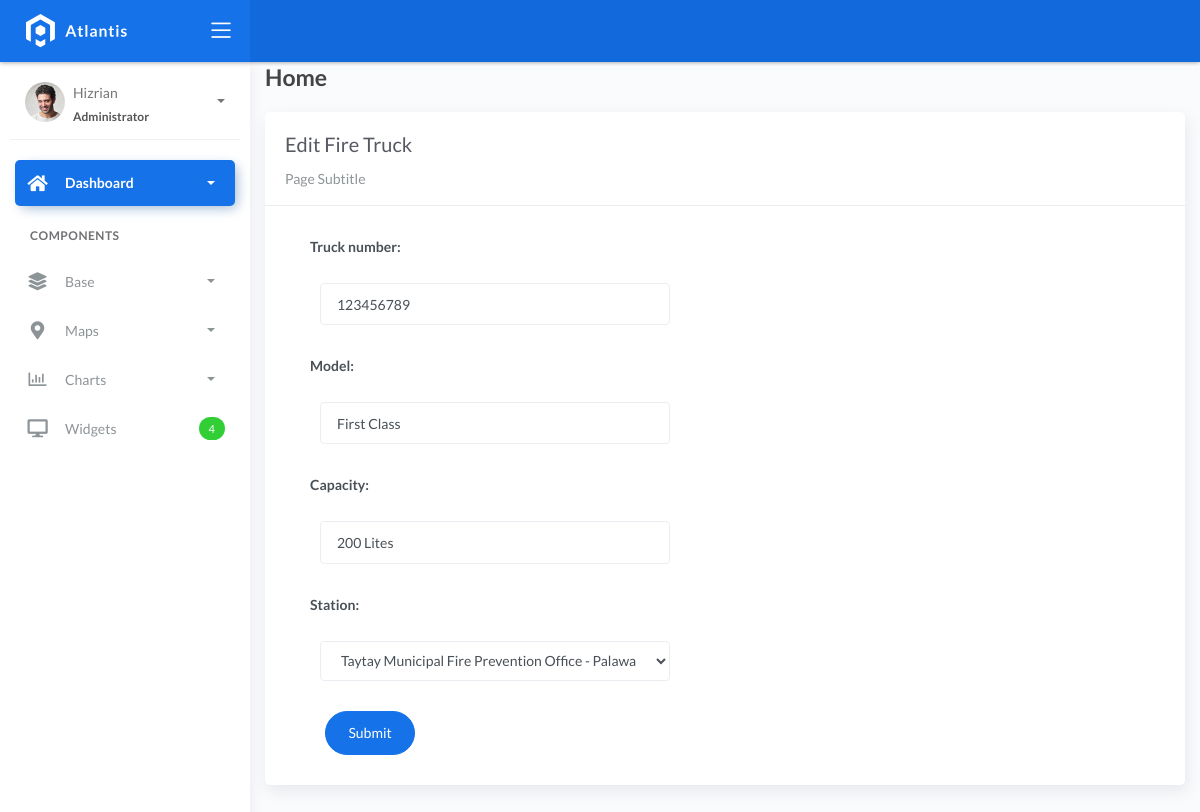
The app's page /firetruck_list/1 with its own data.
### fire/models.py (models this page shows)
class BaseModel(models.Model):
    created_at = models.DateTimeField(auto_now_add=True, db_index=True)
    updated_at = models.DateTimeField(auto_now=True)
    class Meta:
        abstract = True

class FireTruck(BaseModel):
    truck_number = models.CharField(max_length=150)
    model = models.CharField(max_length=150)
    capacity = models.CharField(max_length=150)  # water
    station = models.ForeignKey(FireStation, on_delete=models.CASCADE)

### fire/views.py (the view)
# urls.py: path('firetruck_list/<pk>', FireTruckUpdateView.as_view(), name='firetruck-update'),
class FireTruckUpdateView(UpdateView):
    model = FireTruck
    form_class = FireTruckForm
    template_name = "firetruck_edit.html"
    success_url = reverse_lazy('firetruck-list')

### fire/forms.py
class FireTruckForm(ModelForm):
    class Meta:
        model = FireTruck
        fields = "__all__"

### fire/models.py (called while the page is built)
    def __str__(self):
        return f"{self.name} - {self.city}, {self.country}"

### templates/firetruck_edit.html (shortened to what this page needs)
{% extends 'base.html' %} {% load static %} {% block content %}
<div class="content">
    <div class="container-fluid">
        <h4 class="page-title">Home</h4>
        <div class="row">
            <div class="col-md-12">
                <div class="card">
                    <div class="card-header">
                        <div class="card-title">Edit Fire Truck</div>
                        <div class="card-category">Page Subtitle</div>
                    </div>
                    <div class="col-md-6">
                        <div class="card-body">
                            <form class="" action="" method="post" novalidate>
                                {% include 'includes/form.html' %}
                                <div class="form-group">
                                    <div class="col-md-12 col-sm-3">
                                        <button type="submit" class="btn btn-primary btn-rounded">Submit</button>
                                    </div>
                                </div>
                            </form>
                        </div>
                    </div>
                </div>
            </div>
        </div>
    </div>
</div>
{% endblock %}

### templates/includes/form.html (shortened to what this page needs)
{% load widget_tweaks %}
{% for field in form %}
<div class="field item form-group">
    <label>{{ field.label_tag }}</label>
  <div class="form-group">
    {% render_field field class="form-control" %}
  </div>
</div>
{% endfor %}

### records on screen
FireTruck: truck_number "123456789" "First Class" "200 Lites" "Taytay Municipal Fire Prevention Office - Palawan, Philippines"

### other values on screen
{{ field.label_tag }} "Truck number:" "Model:" "Capacity:" "Station:"
